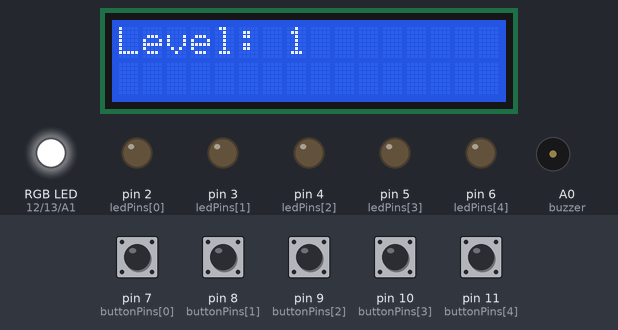
Bench run of a sketch on a simulated Arduino Uno, built with avr-gcc and run on an emulated ATmega328P. Shown: 16×2 character LCD, an RGB LED mixed from three pins (HIGH = lit), output pins drawn as LEDs (lit = HIGH), buzzer (waves = sounding). The test bench sets the inputs (shaded band); at power-on: pin 7 (buttonPins[0]), pin 8 (buttonPins[1]), pin 9 (buttonPins[2]), pin 10 (buttonPins[3]), pin 11 (buttonPins[4]) HIGH. Random numbers use the default seed unless the sketch sets one.

Above: at 7.3 s.
7.4 s: pin 7 (buttonPins[0]) pulled LOW for 0.15 s
At 8.7 s:
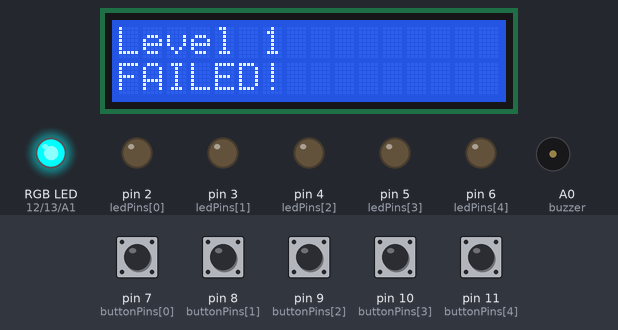
10.5 s: pin 10 (buttonPins[3]) pulled LOW for 1 s
At 12.1 s:
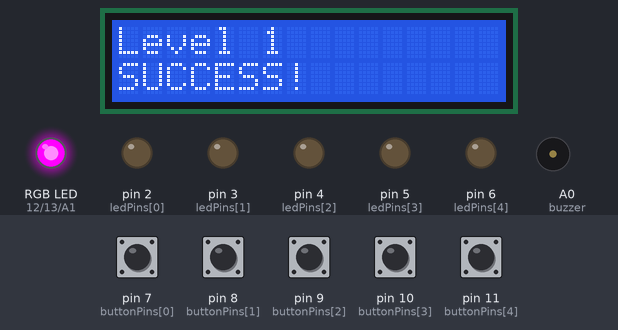
14.5 s: pin 8 (buttonPins[1]) pulled LOW for 0.15 s
At 15.2 s:
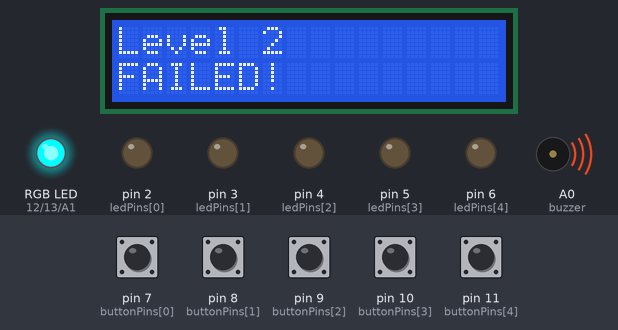
17.6 s: pin 9 (buttonPins[2]) pulled LOW for 0.15 s
At 18.12 s:
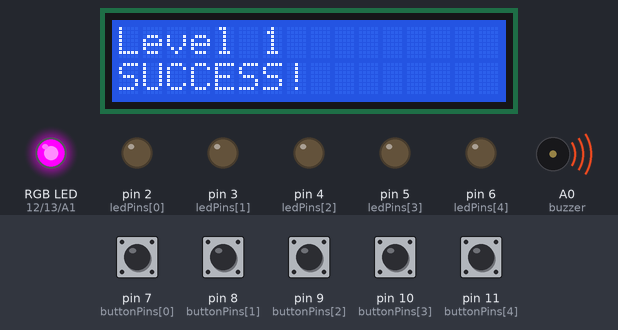
20.7 s: pin 11 (buttonPins[4]) pulled LOW for 1 s
At 21.44 s:
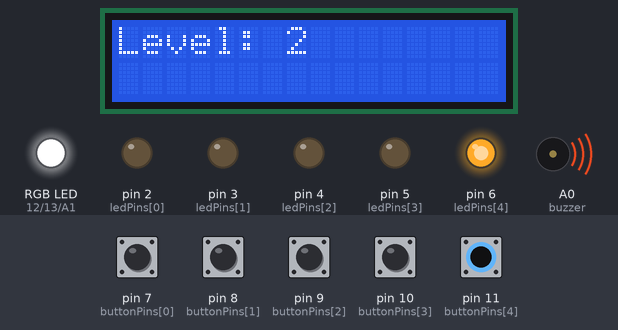
23.6 s: pin 8 (buttonPins[1]) pulled LOW for 1 s
At 24.62 s:
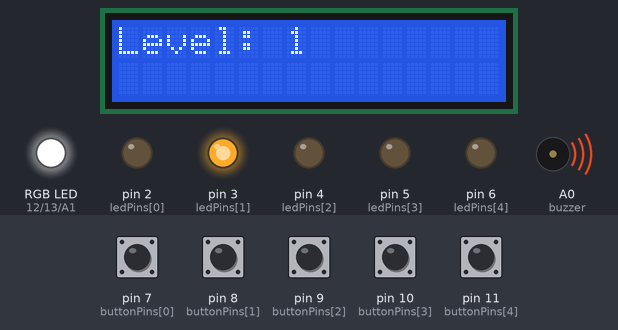
Timing chart, 0 to 27.8 s (numbered marks = the images above; inputs shaded):
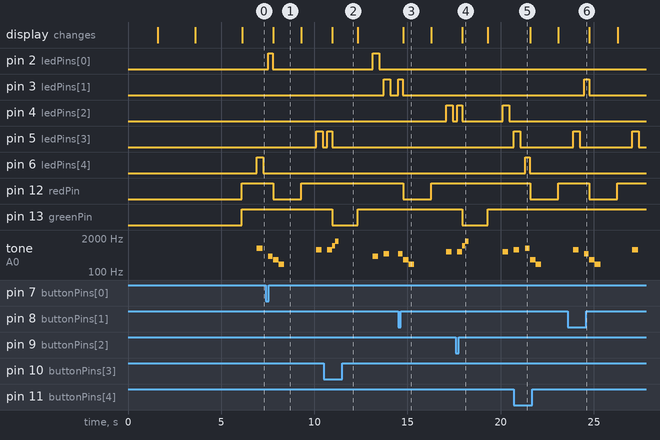

The sketch:

Mind_Game_Code.ino
```cpp
#include <Wire.h>
#include <LiquidCrystal_I2C.h>

#define NUM_LEDS 5
#define NUM_LEVELS 10

int ledPins[NUM_LEDS] = {2, 3, 4, 5, 6};
int buttonPins[NUM_LEDS] = {7, 8, 9, 10, 11};

// RGB LED (COMMON ANODE)
int redPin   = 12;   // RED = FAIL
int greenPin = 13;   // GREEN = SUCCESS
int bluePin  = A1;   // BLUE = CELEBRATION

int buzzer = A0;

// Unique tones for each LED
int ledTones[NUM_LEDS] = {400, 500, 600, 700, 800};

int sequence[NUM_LEVELS];

LiquidCrystal_I2C lcd(0x27, 16, 2);

void setup() {
  Serial.begin(9600);

  lcd.init();
  lcd.backlight();
  lcd.clear();
  lcd.setCursor(0, 0);
  lcd.print("WELCOME TO");
  delay(1500);
  lcd.clear();
  lcd.print("Mind Game");
  delay(2000);
  lcd.clear();
  lcd.print("ARE YOU READY?");
  delay(2500);
  lcd.clear();

  for (int i = 0; i < NUM_LEDS; i++) {
    pinMode(ledPins[i], OUTPUT);
    pinMode(buttonPins[i], INPUT_PULLUP);
  }

  pinMode(redPin, OUTPUT);
  pinMode(greenPin, OUTPUT);
  pinMode(bluePin, OUTPUT);
  pinMode(buzzer, OUTPUT);

  rgbOff(); // Turn RGB OFF
  randomSeed(analogRead(0));
}

void loop() {
  for (int level = 1; level <= NUM_LEVELS; level++) {

    generateSequence();  // ✅ New random sequence every level

    lcd.clear();
    lcd.setCursor(0, 0);
    lcd.print("Level: ");
    lcd.print(level);
    delay(800);

    showSequence(level);

    if (!checkPlayer(level)) {
      // ❌ FAILED
      lcd.clear();
      lcd.setCursor(0, 0);
      lcd.print("Level ");
      lcd.print(level);
      lcd.setCursor(0, 1);
      lcd.print("FAILED!");

      rgbRed();        // 🔴 RGB RED
      lostSound();
      delay(1200);
      rgbOff();

      level = 0;  // Restart from Level 1
      continue;
    }

    // ✔ SUCCESS
    lcd.clear();
    lcd.setCursor(0, 0);
    lcd.print("Level ");
    lcd.print(level);
    lcd.setCursor(0, 1);
    lcd.print("SUCCESS!");

    rgbGreen();       // 🟢 RGB GREEN
    successSound();
    delay(1200);
    rgbOff();
  }

  // 🎉 PLAYER COMPLETED ALL LEVELS
  lcd.clear();
  lcd.setCursor(0, 0);
  lcd.print("All Levels Clear");
  lcd.setCursor(0, 1);
  lcd.print("WINNER!");

  celebrationMode();
  while (1);
}

// --------------------------------------------
void generateSequence() {
  for (int i = 0; i < NUM_LEVELS; i++) {
    sequence[i] = random(NUM_LEDS);
  }
}

// --------------------------------------------
void showSequence(int level) {
  for (int i = 0; i < level; i++) {
    int led = sequence[i];

    digitalWrite(ledPins[led], HIGH);
    tone(buzzer, ledTones[led], 300);
    delay(350);

    digitalWrite(ledPins[led], LOW);
    delay(250);
  }
}

// --------------------------------------------
bool checkPlayer(int level) {
  for (int i = 0; i < level; i++) {
    int pressed = waitForButtonPress();
    if (pressed != sequence[i]) {
      return false;
    }
  }
  return true;
}

// --------------------------------------------
int waitForButtonPress() {
  while (true) {
    for (int i = 0; i < NUM_LEDS; i++) {
      if (digitalRead(buttonPins[i]) == LOW) {

        digitalWrite(ledPins[i], HIGH);
        tone(buzzer, ledTones[i], 250);
        delay(250);
        digitalWrite(ledPins[i], LOW);

        return i;
      }
    }
  }
}

// --------------------------------------------
void successSound() {
  tone(buzzer, 1000, 200);
  delay(150);
  tone(buzzer, 1500, 200);
}

void lostSound() {
  tone(buzzer, 300, 300);
  delay(300);
  tone(buzzer, 200, 300);
}

// --------------------------------------------
void celebrationMode() {
  for (int x = 0; x < 30; x++) {

    rgbRed();
    tone(buzzer, 800, 100);
    delay(120);

    rgbGreen();
    tone(buzzer, 1000, 100);
    delay(120);

    rgbBlue();
    tone(buzzer, 1200, 100);
    delay(120);

    rgbOff();
  }
}

// --------------------------------------------
// ✅ COMMON ANODE RGB CONTROL (LOW = ON, HIGH = OFF)

void rgbRed() {
  digitalWrite(redPin, LOW);
  digitalWrite(greenPin, HIGH);
  digitalWrite(bluePin, HIGH);
}

void rgbGreen() {
  digitalWrite(redPin, HIGH);
  digitalWrite(greenPin, LOW);
  digitalWrite(bluePin, HIGH);
}

void rgbBlue() {
  digitalWrite(redPin, HIGH);
  digitalWrite(greenPin, HIGH);
  digitalWrite(bluePin, LOW);
}

void rgbOff() {
  digitalWrite(redPin, HIGH);
  digitalWrite(greenPin, HIGH);
  digitalWrite(bluePin, HIGH);
}
```

Measured:
- after the input at 7.4 s, pin 2 (ledPins[0]): LOW → HIGH after 0.12 s, → LOW 0.25 s later; pin 5 (ledPins[3]): LOW → HIGH after 2.7 s, → LOW 0.35 s later
- after the input at 10.5 s, pin 2 (ledPins[0]): LOW → HIGH after 2.6 s, → LOW 0.35 s later; pin 3 (ledPins[1]): LOW → HIGH after 3.2 s, → LOW 0.35 s later
- after the input at 14.5 s, pin 3 (ledPins[1]): LOW → HIGH at once, → LOW 0.25 s later; pin 4 (ledPins[2]): LOW → HIGH after 2.6 s, → LOW 0.35 s later
- after the input at 17.6 s, pin 4 (ledPins[2]): LOW → HIGH after 0.08 s, → LOW 0.25 s later, → HIGH 2.2 s later, → LOW 0.35 s later; pin 13 (greenPin): HIGH → LOW after 0.35 s, → HIGH 1.4 s later
- after the input at 20.7 s, pin 6 (ledPins[4]): LOW → HIGH after 0.61 s, → LOW 0.25 s later; pin 12 (redPin): HIGH → LOW after 0.88 s, → HIGH 1.5 s later
- after the input at 23.6 s, pin 3 (ledPins[1]): LOW → HIGH after 0.89 s, → LOW 0.25 s later; pin 12 (redPin): HIGH → LOW after 1.2 s, → HIGH 1.5 s later
- what the display in image 1 shows lasts 1.5 s, from 7.8 s to 9.3 s
